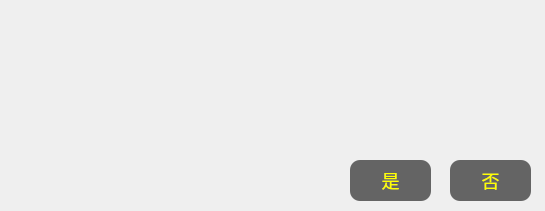
<?xml version="1.0" encoding="UTF-8"?>
<ui version="4.0">
 <class>NewOrder</class>
 <widget class="QDialog" name="NewOrder">
  <property name="geometry">
   <rect>
    <x>0</x>
    <y>0</y>
    <width>545</width>
    <height>211</height>
   </rect>
  </property>
  <property name="windowTitle">
   <string>Dialog</string>
  </property>
  <property name="styleSheet">
   <string notr="true">QDialog{border-image: url(:/info.png);}</string>
  </property>
  <widget class="QPushButton" name="pushButton_OK">
   <property name="geometry">
    <rect>
     <x>350</x>
     <y>160</y>
     <width>81</width>
     <height>41</height>
    </rect>
   </property>
   <property name="font">
    <font>
     <pointsize>-1</pointsize>
    </font>
   </property>
   <property name="styleSheet">
    <string notr="true">border-radius:10;background-color: rgb(100, 100, 100);font-size:18px;color:rgb(255, 255, 0);

</string>
   </property>
   <property name="text">
    <string>是</string>
   </property>
  </widget>
  <widget class="QPushButton" name="pushButton_Cancel">
   <property name="geometry">
    <rect>
     <x>450</x>
     <y>160</y>
     <width>81</width>
     <height>41</height>
    </rect>
   </property>
   <property name="font">
    <font>
     <pointsize>-1</pointsize>
    </font>
   </property>
   <property name="styleSheet">
    <string notr="true">border-radius:10;background-color: rgb(100, 100, 100);font-size:18px;color:rgb(255, 255, 0);</string>
   </property>
   <property name="text">
    <string>否</string>
   </property>
  </widget>
  <widget class="QLabel" name="label">
   <property name="geometry">
    <rect>
     <x>10</x>
     <y>70</y>
     <width>521</width>
     <height>61</height>
    </rect>
   </property>
   <property name="styleSheet">
    <string notr="true">color:black;
font-size:24px;</string>
   </property>
   <property name="text">
    <string/>
   </property>
   <property name="alignment">
    <set>Qt::AlignCenter</set>
   </property>
  </widget>
 </widget>
 <resources/>
 <connections/>
</ui>
